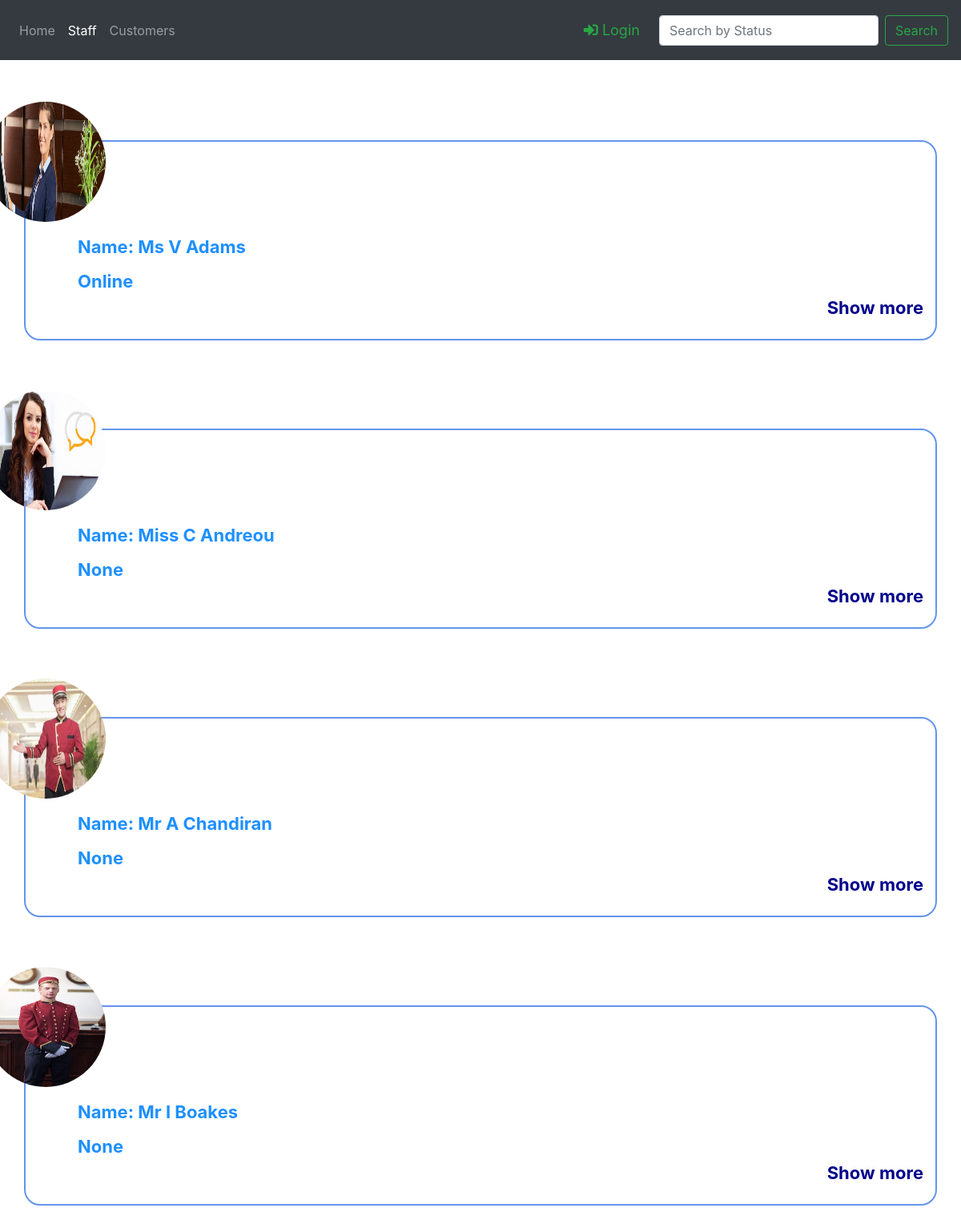
/staff/Guest Services/, run on an earlier commit of the app's database.
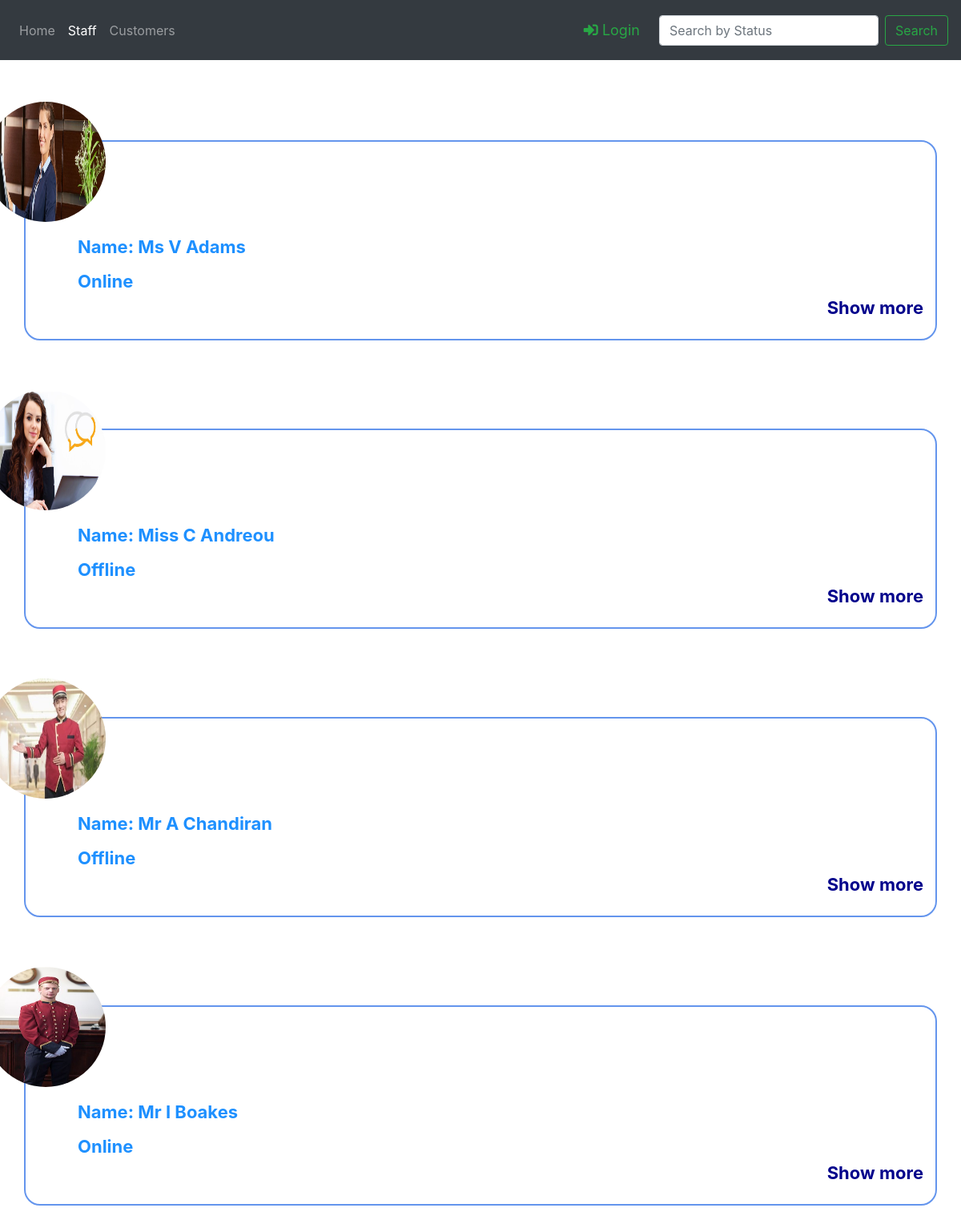
And on a later commit of the database.
### Staff/models.py (models this page shows, shortened)
class Employee(models.Model):
    Name = models.CharField(max_length=30)
    Email = models.EmailField(max_length=100)
    profile_pic = models.FileField(null=True)
    status = models.CharField(max_length=20, default='Status')
    time = models.TimeField(default=timezone.now())
    Phone = models.CharField(max_length=14)
    Address = models.CharField(max_length=100, default='7 Address Hotel')
    Staff_name = models.ForeignKey(Staff, on_delete=models.CASCADE)
    class Meta:
        get_latest_by = ['time']

### Staff/views.py (the view, shortened to what this page needs)
# urls.py: path('<staff_name>/', views.Staff_list, name='Staff_list'),
def Staff_list(request, staff_name):
    employees = Employee.objects.all()
    employees = employees.filter(Staff_name__Name=staff_name)
    query = request.GET.get("q", None)
    if query is not None:
        employees = employees.filter(status__startswith=query)
    context = {
        "staff_team": employees,
        "staff_name": staff_name,
     }
    return render(request, 'Staff/Staff_list.html', context)

### Staff/templates/Staff/Staff_list.html (shortened to what this page needs)
{% extends 'Staff/base.html' %}
{% block staticfiles %}
    {% load staticfiles %}
    <link rel="stylesheet" type="text/css" href="{% static 'Staff/Staff_List.css' %}">
{% endblock %}
{% block search_input %}
    <form class="form-inline my-2 my-lg-0" method="get" action="">
      <input class="form-control mr-sm-2" type="search" placeholder="Search by Status" name="q" value="{{ request.Get.q }}">
      <button class="btn btn-outline-success my-2 my-sm-0" type="submit">Search</button>
    </form>
{% endblock %}
{% block body %}
    <div class="container">
        <div class="row">
            {% for employee in staff_team %}
                <div class="content col-12">
                    <img class="img-responsive" src="{{ employee.profile_pic.url }}">
                    <div class="details ">
                        <span>Name: {{ employee.Name }}</span>
                        {% if request.user.is_authenticated  and not user.is_superuser%}
                            <form class="form-group" method="post" action="">
                              {% csrf_token %}
                              <input hidden name="employee_name" value="{{ employee.Name }}">
                              <select name="employee_status" class="form-control" id="sel1">
                                <option hidden >{{ employee.status }}</option>
                                <option>Online</option>
                                <option>Offline</option>
                              </select>
                              <button type="submit" class="btn btn-primary save">Save</button>
                            </form>
                            <div class="clear-fix"></div>
                        {% else %}
                             <span>{{ employee.status }}</span>
                        {% endif %}
                        <a  class="link">Show more</a>
                    </div>
                </div>
            {% endfor %}
        </div>
    </div>
{% endblock %}

What changed in the data, as far as the page shows it:
changed Employee "Miss C Andreou": status "None" → "Offline"
changed Employee "Mr A Chandiran": status "None" → "Offline"
changed Employee "Mr I Boakes": status "None" → "Online"
